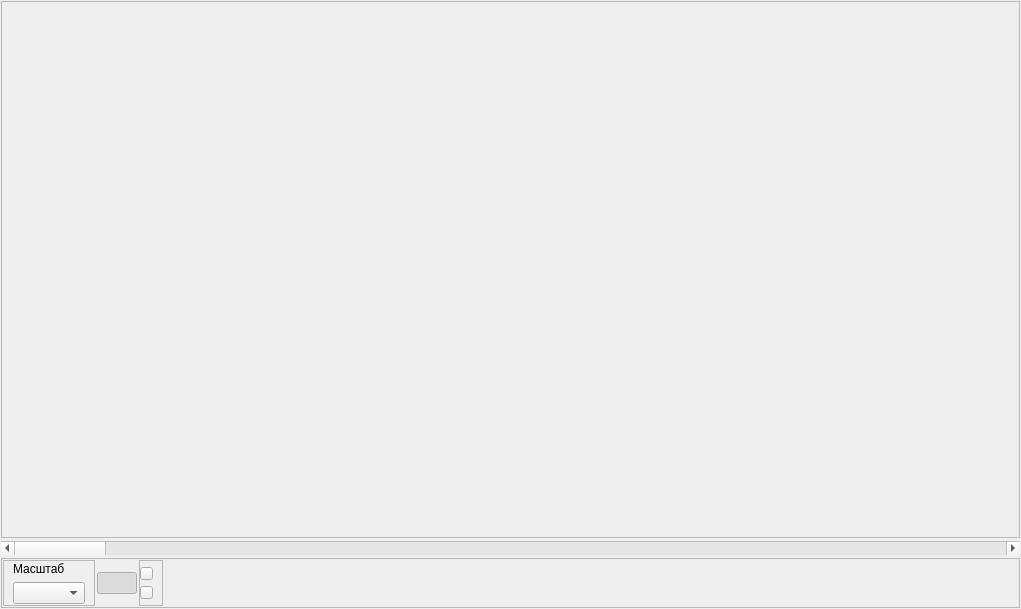
<?xml version="1.0" encoding="UTF-8"?>
<ui version="4.0">
 <class>BalistogramVisualWidget</class>
 <widget class="QWidget" name="BalistogramVisualWidget">
  <property name="geometry">
   <rect>
    <x>0</x>
    <y>0</y>
    <width>1021</width>
    <height>609</height>
   </rect>
  </property>
  <property name="windowTitle">
   <string>Form</string>
  </property>
  <layout class="QVBoxLayout" name="verticalLayout">
   <property name="spacing">
    <number>3</number>
   </property>
   <property name="leftMargin">
    <number>1</number>
   </property>
   <property name="topMargin">
    <number>1</number>
   </property>
   <property name="rightMargin">
    <number>1</number>
   </property>
   <property name="bottomMargin">
    <number>1</number>
   </property>
   <item>
    <widget class="QFrame" name="frGraph">
     <property name="frameShape">
      <enum>QFrame::StyledPanel</enum>
     </property>
     <property name="frameShadow">
      <enum>QFrame::Raised</enum>
     </property>
     <layout class="QVBoxLayout" name="verticalLayout_3">
      <property name="spacing">
       <number>2</number>
      </property>
      <property name="leftMargin">
       <number>1</number>
      </property>
      <property name="topMargin">
       <number>1</number>
      </property>
      <property name="rightMargin">
       <number>1</number>
      </property>
      <property name="bottomMargin">
       <number>1</number>
      </property>
      <item>
       <widget class="AreaGraph" name="wgtGraph" native="true">
        <property name="mouseTracking">
         <bool>true</bool>
        </property>
       </widget>
      </item>
     </layout>
    </widget>
   </item>
   <item>
    <widget class="QScrollBar" name="sbSignal">
     <property name="orientation">
      <enum>Qt::Horizontal</enum>
     </property>
    </widget>
   </item>
   <item>
    <widget class="QFrame" name="frToolbar">
     <property name="sizePolicy">
      <sizepolicy hsizetype="Preferred" vsizetype="Fixed">
       <horstretch>0</horstretch>
       <verstretch>0</verstretch>
      </sizepolicy>
     </property>
     <property name="frameShape">
      <enum>QFrame::StyledPanel</enum>
     </property>
     <property name="frameShadow">
      <enum>QFrame::Raised</enum>
     </property>
     <layout class="QHBoxLayout" name="horizontalLayout">
      <property name="spacing">
       <number>2</number>
      </property>
      <property name="leftMargin">
       <number>1</number>
      </property>
      <property name="topMargin">
       <number>1</number>
      </property>
      <property name="rightMargin">
       <number>1</number>
      </property>
      <property name="bottomMargin">
       <number>1</number>
      </property>
      <item>
       <widget class="QFrame" name="frScale">
        <property name="frameShape">
         <enum>QFrame::StyledPanel</enum>
        </property>
        <property name="frameShadow">
         <enum>QFrame::Raised</enum>
        </property>
        <layout class="QVBoxLayout" name="verticalLayout_2">
         <property name="topMargin">
          <number>1</number>
         </property>
         <property name="bottomMargin">
          <number>1</number>
         </property>
         <item>
          <widget class="QLabel" name="lblScale">
           <property name="text">
            <string>Масштаб</string>
           </property>
          </widget>
         </item>
         <item>
          <widget class="QComboBox" name="cbScale"/>
         </item>
        </layout>
       </widget>
      </item>
      <item>
       <widget class="QPushButton" name="btnFullSignal">
        <property name="text">
         <string/>
        </property>
        <property name="icon">
         <iconset resource="../../../../kernel.qrc">
          <normaloff>:/images/Tools/FullSignal.png</normaloff>:/images/Tools/FullSignal.png</iconset>
        </property>
        <property name="iconSize">
         <size>
          <width>22</width>
          <height>22</height>
         </size>
        </property>
        <property name="checkable">
         <bool>true</bool>
        </property>
        <property name="checked">
         <bool>true</bool>
        </property>
       </widget>
      </item>
      <item>
       <widget class="QFrame" name="frFullSignal">
        <property name="frameShape">
         <enum>QFrame::StyledPanel</enum>
        </property>
        <property name="frameShadow">
         <enum>QFrame::Raised</enum>
        </property>
        <layout class="QVBoxLayout" name="verticalLayout_5">
         <property name="spacing">
          <number>0</number>
         </property>
         <property name="leftMargin">
          <number>0</number>
         </property>
         <property name="topMargin">
          <number>0</number>
         </property>
         <property name="bottomMargin">
          <number>0</number>
         </property>
         <item>
          <widget class="QPushButton" name="btnHScalePlus">
           <property name="maximumSize">
            <size>
             <width>13</width>
             <height>13</height>
            </size>
           </property>
           <property name="text">
            <string/>
           </property>
           <property name="icon">
            <iconset resource="../../../../kernel.qrc">
             <normaloff>:/images/Tools/Plus_10.png</normaloff>:/images/Tools/Plus_10.png</iconset>
           </property>
           <property name="iconSize">
            <size>
             <width>9</width>
             <height>9</height>
            </size>
           </property>
          </widget>
         </item>
         <item>
          <widget class="QPushButton" name="btnHScaleMinus">
           <property name="maximumSize">
            <size>
             <width>13</width>
             <height>13</height>
            </size>
           </property>
           <property name="text">
            <string/>
           </property>
           <property name="icon">
            <iconset resource="../../../../kernel.qrc">
             <normaloff>:/images/Tools/Minus_10.png</normaloff>:/images/Tools/Minus_10.png</iconset>
           </property>
           <property name="iconSize">
            <size>
             <width>10</width>
             <height>10</height>
            </size>
           </property>
          </widget>
         </item>
        </layout>
       </widget>
      </item>
      <item>
       <spacer name="horizontalSpacer">
        <property name="orientation">
         <enum>Qt::Horizontal</enum>
        </property>
        <property name="sizeHint" stdset="0">
         <size>
          <width>40</width>
          <height>20</height>
         </size>
        </property>
       </spacer>
      </item>
     </layout>
    </widget>
   </item>
  </layout>
 </widget>
 <customwidgets>
  <customwidget>
   <class>AreaGraph</class>
   <extends>QWidget</extends>
   <header location="global">areagraph.h</header>
   <container>1</container>
  </customwidget>
 </customwidgets>
 <resources>
  <include location="../../../../kernel.qrc"/>
 </resources>
 <connections>
  <connection>
   <sender>cbScale</sender>
   <signal>currentIndexChanged(int)</signal>
   <receiver>BalistogramVisualWidget</receiver>
   <slot>scaleChange(int)</slot>
   <hints>
    <hint type="sourcelabel">
     <x>64</x>
     <y>592</y>
    </hint>
    <hint type="destinationlabel">
     <x>1020</x>
     <y>308</y>
    </hint>
   </hints>
  </connection>
  <connection>
   <sender>btnFullSignal</sender>
   <signal>clicked(bool)</signal>
   <receiver>BalistogramVisualWidget</receiver>
   <slot>btnFulSignalClicked(bool)</slot>
   <hints>
    <hint type="sourcelabel">
     <x>121</x>
     <y>586</y>
    </hint>
    <hint type="destinationlabel">
     <x>1020</x>
     <y>338</y>
    </hint>
   </hints>
  </connection>
  <connection>
   <sender>sbSignal</sender>
   <signal>valueChanged(int)</signal>
   <receiver>BalistogramVisualWidget</receiver>
   <slot>signalScroll(int)</slot>
   <hints>
    <hint type="sourcelabel">
     <x>195</x>
     <y>551</y>
    </hint>
    <hint type="destinationlabel">
     <x>1021</x>
     <y>260</y>
    </hint>
   </hints>
  </connection>
  <connection>
   <sender>btnHScaleMinus</sender>
   <signal>clicked()</signal>
   <receiver>BalistogramVisualWidget</receiver>
   <slot>btnMinusClicked()</slot>
   <hints>
    <hint type="sourcelabel">
     <x>139</x>
     <y>594</y>
    </hint>
    <hint type="destinationlabel">
     <x>1025</x>
     <y>438</y>
    </hint>
   </hints>
  </connection>
  <connection>
   <sender>btnHScalePlus</sender>
   <signal>clicked()</signal>
   <receiver>BalistogramVisualWidget</receiver>
   <slot>btnPlusClicked()</slot>
   <hints>
    <hint type="sourcelabel">
     <x>143</x>
     <y>579</y>
    </hint>
    <hint type="destinationlabel">
     <x>1024</x>
     <y>382</y>
    </hint>
   </hints>
  </connection>
 </connections>
 <slots>
  <slot>scaleChange(int)</slot>
  <slot>btnFulSignalClicked(bool)</slot>
  <slot>btnZeroingClicked(bool)</slot>
  <slot>signalScroll(int)</slot>
  <slot>btnMinusClicked()</slot>
  <slot>btnPlusClicked()</slot>
 </slots>
</ui>
